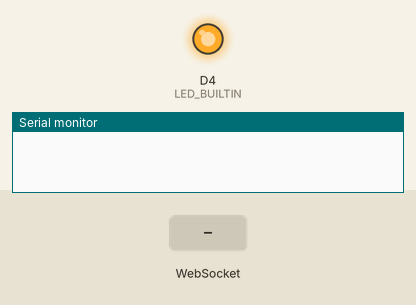
This sketch was run on a simulated ESP8266 (NodeMCU). On the bench: output pins drawn as LEDs (lit = HIGH, except the on-board LED, lit = LOW), the last lines printed to the serial monitor. Inputs (shaded band) come from the test bench. WiFi joins after 1.5 s; servers stay silent unless stated; uploads are accepted with an empty reply; the local clock reads 2024-03-15 10:24:30 at power-on unless the sketch sets it.

Above: at 2.7 s.
2.8 s: WebSocket text "1\"" received
At 5.8 s:
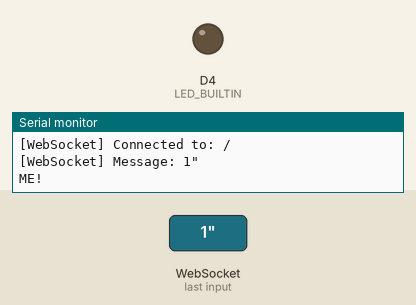
Timing chart, 0 to 7.3 s (numbered marks = the images above; inputs shaded):
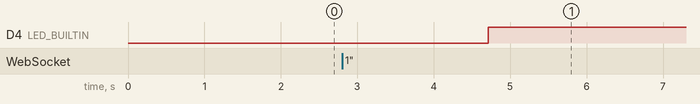

The sketch:

SlackESP.ino
```cpp
#ifndef UNIT_TEST
#include <Arduino.h>
#endif
#include <IRremoteESP8266.h>
#include <ESP8266WiFi.h>
#include <ESP8266mDNS.h>
#include <WiFiUdp.h>
#include <ArduinoOTA.h>
#include <IRsend.h>
#include <ESP8266WiFi.h>
#include <ESP8266WiFiMulti.h>
#include <ESP8266HTTPClient.h>
#include <WebSocketsClient.h>
#include <ArduinoJson.h>
const char* myNum = "1";
#define SLACK_SSL_FINGERPRINT "C1 0D 53 49 D2 3E E5 2B A2 61 D5 9E 6F 99 0D 3D FD 8B B2 B3"
#define SLACK_BOT_TOKEN "xxxx"
#define WIFI_SSID       "xxxx"
#define WIFI_PASSWORD   "xxxx"
#define WORD_SEPERATORS "., \"'()_[]<>;:-+&?!\n\t"
ESP8266WiFiMulti WiFiMulti;
WebSocketsClient webSocket;
long nextCmdId = 1;
bool connected = false;
bool me = false;
IRsend irsend(4);
uint16_t C16OnFH[211] = {8900, 4554,  526, 1692,  496, 1722,  472, 644,  464, 632,
                         466, 630,  466, 630,  490, 1728,  450, 1748,  470, 1750,  470, 1750,  466, 1752,
                         468, 650,  468, 628,  494, 602,  494, 1724,  448, 650,  492, 606,  462, 632,
                         494, 602,  494, 602,  494, 602,  494, 1724,  448, 1752,  466, 1752,  466, 650,
                         492, 606,  466, 628,  492, 604,  492, 606,  466, 630,  466, 632,  464, 632,
                         464, 632,  464, 632,  464, 634,  462, 634,  442, 654,  444, 1754,  528, 590,
                         444, 652,  446, 650,  448, 648,  450, 646,  450, 646,  450, 648,  474, 622,
                         450, 646,  476, 620,  504, 592,  502, 594,  504, 594,  504, 592,  532, 564,
                         534, 1644,  586, 554,  538, 558,  540, 556,  540, 556,  540, 556,  540, 556,
                         540, 556,  540, 556,  540, 556,  540, 556,  542, 554,  542, 556,  542, 554,
                         540, 556,  540, 556,  542, 554,  542, 554,  542, 556,  540, 554,  542, 554,
                         542, 554,  542, 556,  542, 554,  542, 1678,  536, 560,  540, 556,  540, 556,
                         542, 554,  540, 558,  564, 530,  540, 558,  540, 556,  538, 558,  538, 558,
                         540, 1680,  532, 564,  538, 1682,  536, 560,  538, 558,  538, 558,  538, 558,
                         538, 558,  538, 1682,  532, 1686,  532, 1686,  532, 1688,  534, 562,  536,
                         562,  536, 1684,  532, 564,  562
                        };  // 16'C Fan High On F638D84B
uint16_t C16OffFH[211] = {8886, 4566,  500, 1718,  474, 1746,  474, 626,  470, 626,  496, 598,  472, 624,  472, 1746,  472, 1746,  474, 1746,  474, 1744,  474, 1746,  474, 626,  470, 626,  470, 626,  470, 1746,  474, 626,  472, 624,  472, 626,  470, 624,  472, 626,  470, 624,  472, 1746,  474, 1746,  474, 1744,  474, 624,  474, 622,  474, 624,  474, 622,  472, 624,  472, 624,  472, 624,  472, 624,  472, 624,  474, 622,  472, 624,  474, 624,  472, 624,  472, 1744,  476, 624,  472, 624,  472, 624,  472, 624,  472, 624,  472, 624,  472, 624,  474, 622,  472, 624,  472, 622,  474, 624,  472, 624,  472, 624,  472, 624,  474, 622,  472, 1744,  476, 622,  474, 622,  472, 624,  472, 624,  498, 598,  472, 624,  472, 624,  472, 624,  472, 624,  472, 624,  472, 624,  472, 624,  472, 624,  472, 624,  472, 626,  472, 624,  470, 624,  472, 624,  470, 626,  472, 624,  472, 624,  472, 624,  472, 624,  470, 626,  472, 624,  472, 624,  470, 626,  472, 624,  472, 624,  470, 626,  498, 598,  470, 626,  470, 626,  472, 624,  470, 1746,  472, 626,  470, 1748,  472, 626,  470, 626,  470, 626,  470, 626,  496, 598,  470, 1748,  472, 1748,  472, 1746,  472, 1746,  474, 626,  468, 1750,  474, 624,  494, 602,  496};  // 16'C Fan High Off 62788A1D
void sendPing() {
  digitalWrite(LED_BUILTIN, LOW);
  DynamicJsonBuffer jsonBuffer;
  JsonObject& root = jsonBuffer.createObject();
  root["type"] = "ping";
  root["id"] = nextCmdId++;
  String json;
  root.printTo(json);
  webSocket.sendTXT(json);
  digitalWrite(LED_BUILTIN, HIGH);
}
void processSlackMessage(char *payload) {
  char *nextWord = NULL;
  for (nextWord = strtok(payload, WORD_SEPERATORS); nextWord; nextWord = strtok(NULL, WORD_SEPERATORS)) {
    if (strcasecmp(nextWord, myNum) == 0) {
      me = true;
      Serial.println("ME!");
    }
    if (strcasecmp(nextWord, "on") == 0 || strcasecmp(nextWord, "On") == 0  ) {
      if (me) {
        Serial.println("16'C On Fan High");
        digitalWrite(2, HIGH);
        irsend.sendRaw(C16OnFH, 211, 38);  // Send a raw data capture at 38kHz.

        delay(5000);
        digitalWrite(2, LOW);
        me = false;
      }
    }
    if (strcasecmp(nextWord, "off") == 0 || strcasecmp(nextWord, "Off") == 0  ) {
      if (me) {
        digitalWrite(2, HIGH);
        Serial.println("16'C Off Fan High");
        irsend.sendRaw(C16OffFH, 211, 38);  // Send a raw data capture at 38kHz.

        delay(5000);
        digitalWrite(2, LOW);
        me = false;
      }
    }
  }
}
void webSocketEvent(WStype_t type, uint8_t *payload, size_t len) {
  switch (type) {
    case WStype_DISCONNECTED:
      Serial.printf("[WebSocket] Disconnected :-( \n");
      connected = false;
      break;

    case WStype_CONNECTED:
      Serial.printf("[WebSocket] Connected to: %s\n", payload);
      sendPing();
      break;

    case WStype_TEXT:
      Serial.printf("[WebSocket] Message: %s\n", payload);
      processSlackMessage((char*)payload);
      break;
  }
}
bool connectToSlack() {
  // Step 1: Find WebSocket address via RTM API (https://api.slack.com/methods/rtm.connect)
  HTTPClient http;
  http.begin("https://slack.com/api/rtm.connect?token=" SLACK_BOT_TOKEN, SLACK_SSL_FINGERPRINT);
  int httpCode = http.GET();

  if (httpCode != HTTP_CODE_OK) {
    Serial.printf("HTTP GET failed with code %d\n", httpCode);
    return false;
  }

  WiFiClient *client = http.getStreamPtr();
  client->find("wss:\\/\\/");
  String host = client->readStringUntil('\\');
  String path = client->readStringUntil('"');
  path.replace("\\/", "/");

  // Step 2: Open WebSocket connection and register event handler
  Serial.println("WebSocket Host=" + host + " Path=" + path);
  webSocket.beginSSL(host, 443, path, "", "");
  webSocket.onEvent(webSocketEvent);
  return true;
}
void setup() {
  Serial.begin(115200);
  Serial.setDebugOutput(true);
  pinMode(2, OUTPUT);
  irsend.begin();
  WiFiMulti.addAP(WIFI_SSID, WIFI_PASSWORD);
  while (WiFiMulti.run() != WL_CONNECTED) {
    delay(100);
  }
  ArduinoOTA.setHostname("AC_01_ESP");
  ArduinoOTA.onStart([]() {
    Serial.println("Start");
  });
  ArduinoOTA.onEnd([]() {
    Serial.println("\nEnd");
  });
  ArduinoOTA.onProgress([](unsigned int progress, unsigned int total) {
    Serial.printf("Progress: %u%%\r", (progress / (total / 100)));
  });
  ArduinoOTA.onError([](ota_error_t error) {
    Serial.printf("Error[%u]: ", error);
    if (error == OTA_AUTH_ERROR) Serial.println("Auth Failed");
    else if (error == OTA_BEGIN_ERROR) Serial.println("Begin Failed");
    else if (error == OTA_CONNECT_ERROR) Serial.println("Connect Failed");
    else if (error == OTA_RECEIVE_ERROR) Serial.println("Receive Failed");
    else if (error == OTA_END_ERROR) Serial.println("End Failed");
  });
  ArduinoOTA.begin();
  configTime(3 * 3600, 0, "pool.ntp.org", "time.nist.gov");
}
unsigned long lastPing = 0;
void loop() {
  webSocket.loop();
  ArduinoOTA.handle();
  if (connected) {
    // Send ping every 5 seconds, to keep the connection alive
    if (millis() - lastPing > 5000) {
      sendPing();
      lastPing = millis();
    }
  } else {
    // Try to connect / reconnect to slack
    connected = connectToSlack();
    if (!connected) {
      delay(500);
    }
  }
}
```

Measured:
- after the input at 2.8 s, D4 (LED_BUILTIN): LOW → HIGH after 1.9 s instead of 2.2 s
